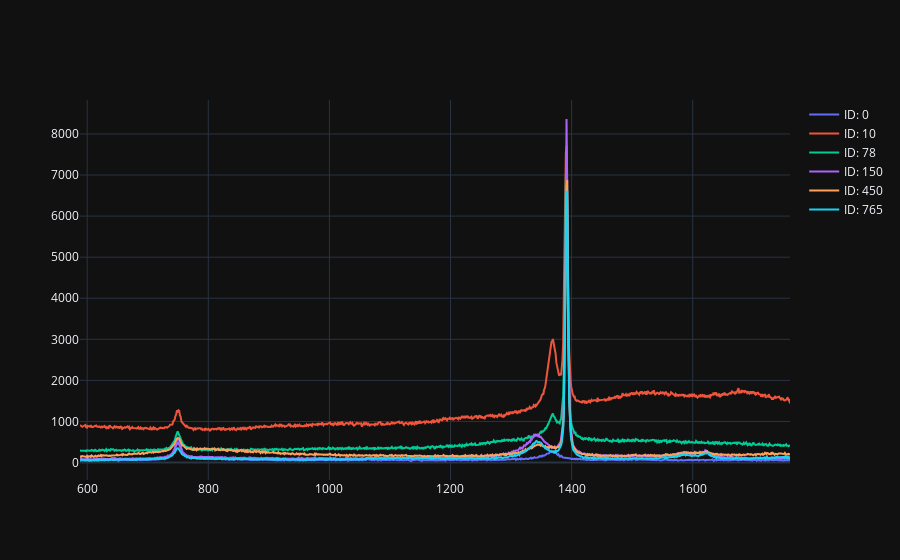

Notebook code cell kept with this figure:
### Code cell
map_a.plotSpectrums([0, 10, 78, 150, 450, 765]).show()

### Figure 1 — Plotly figure (JSON) as saved in the notebook; plotly's stock layout.template omitted (floating-point values rounded to 4 significant figures; data arrays with more than 128 entries replaced by an {"elided": "..."} marker saying what was removed)
{"data": [{"mode": "lines", "name": "ID: 0", "x": {"elided": "1011 float values"}, "y": {"elided": "1011 float values"}, "type": "scatter"}, {"mode": "lines", "name": "ID: 10", "x": {"elided": "1011 float values"}, "y": {"elided": "1011 float values"}, "type": "scatter"}, {"mode": "lines", "name": "ID: 78", "x": {"elided": "1011 float values"}, "y": {"elided": "1011 float values"}, "type": "scatter"}, {"mode": "lines", "name": "ID: 150", "x": {"elided": "1011 float values"}, "y": {"elided": "1011 float values"}, "type": "scatter"}, {"mode": "lines", "name": "ID: 450", "x": {"elided": "1011 float values"}, "y": {"elided": "1011 float values"}, "type": "scatter"}, {"mode": "lines", "name": "ID: 765", "x": {"elided": "1011 float values"}, "y": {"elided": "1011 float values"}, "type": "scatter"}], "layout": {"hovermode": "x"}}
